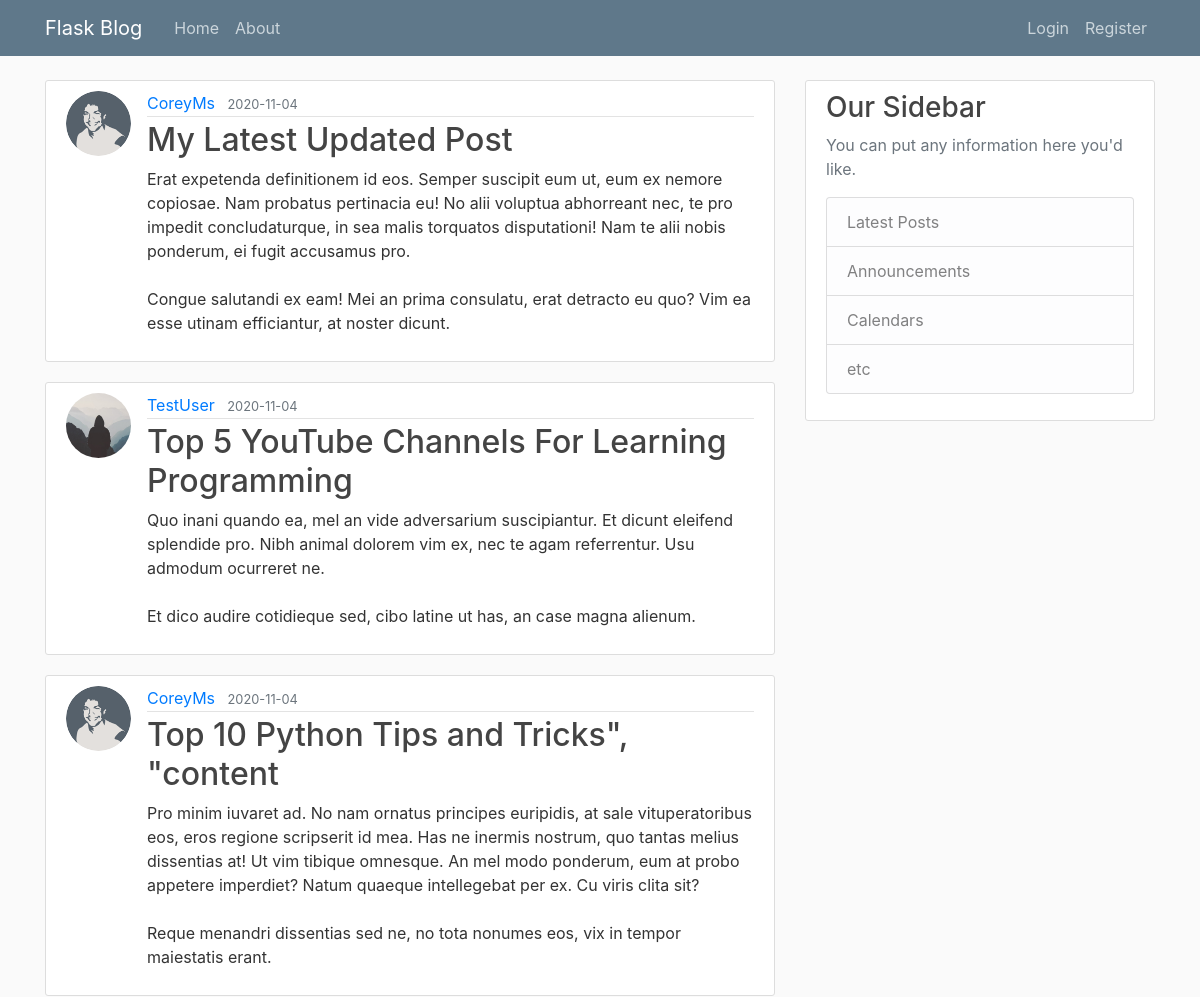
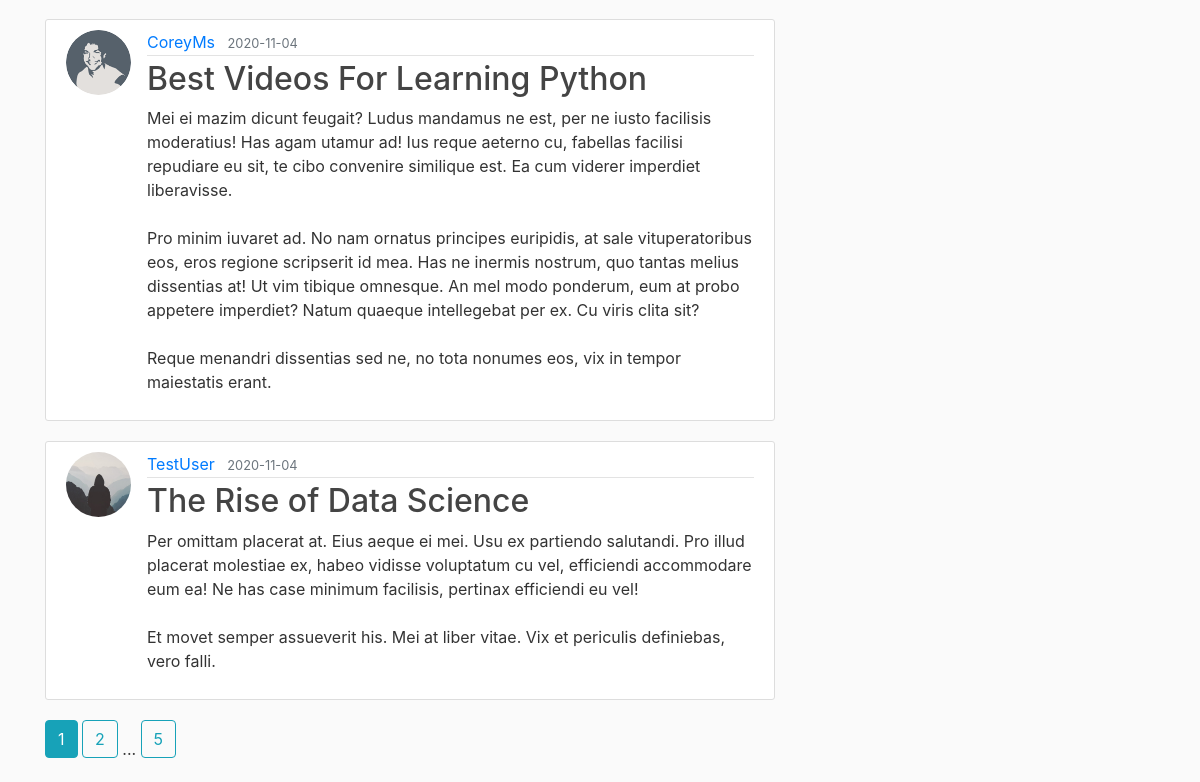
The page /home on the database its author committed (2 pictures, top to bottom).
### flaskblog/models.py (models this page shows, shortened)
class Post(db.Model):
    id = db.Column(db.Integer, primary_key=True)
    title = db.Column(db.String(100), nullable=False)
    date_posted = db.Column(db.DateTime, nullable=False, default=datetime.utcnow)
    content = db.Column(db.Text, nullable=False)
    user_id = db.Column(db.Integer, db.ForeignKey('user.id'), nullable=False)

class User(db.Model, UserMixin):
    id = db.Column(db.Integer, primary_key=True)
    username = db.Column(db.String(20), unique=True, nullable=False)
    email = db.Column(db.String(120), unique=True, nullable=False)
    image_file = db.Column(db.String(20), nullable=False, default='default.jpg')
    password = db.Column(db.String(60), nullable=False)
    posts = db.relationship('Post', backref='author', lazy=True)

### flaskblog/main/routes.py (the view)
@main.route("/")
@main.route("/home")
def home():
    page = request.args.get('page', 1, type=int)
    posts = Post.query.order_by(Post.date_posted.desc()).paginate(page=page, per_page=5)
    return render_template('home.html', posts=posts)

### flaskblog/templates/home.html
{% extends "layout.html" %}
{% block content %}
    {% for post in posts.items %}
        <article class="media content-section">
          <img class="rounded-circle article-img" src="{{ url_for('static', filename='profile_pics/' + post.author.image_file) }}">
          <div class="media-body">
            <div class="article-metadata">
              <a class="mr-2" href="{{ url_for('users.user_posts', username=post.author.username) }}">{{ post.author.username }}</a>
              <small class="text-muted">{{ post.date_posted.strftime('%Y-%m-%d') }}</small>
            </div>
            <h2><a class="article-title" href="{{ url_for('posts.post', post_id=post.id) }}">{{ post.title }}</a></h2>
            <p class="article-content">{{ post.content }}</p>
          </div>
        </article>
    {% endfor %}
    {% for page_num in posts.iter_pages(left_edge=1, right_edge=1, left_current=1, right_current=2) %}
      {% if page_num %}
        {% if posts.page == page_num %}
          <a class="btn btn-info mb-4" href="{{ url_for('main.home', page=page_num) }}">{{ page_num }}</a>
        {% else %}
          <a class="btn btn-outline-info mb-4" href="{{ url_for('main.home', page=page_num) }}">{{ page_num }}</a>
        {% endif %}
      {% else %}
        ...
      {% endif %}
    {% endfor %}
{% endblock content %}

### flaskblog/templates/layout.html (shortened to what this page needs)
<!DOCTYPE html>
<html>
<head>
    <link rel="stylesheet" href="https://maxcdn.bootstrapcdn.com/bootstrap/4.0.0/css/bootstrap.min.css">
    <link rel="stylesheet" type="text/css" href="{{ url_for('static', filename='main.css') }}">
</head>
<body>
    <header class="site-header">
      <nav class="navbar navbar-expand-md navbar-dark bg-steel fixed-top">
        <div class="container">
          <a class="navbar-brand mr-4" href="/">Flask Blog</a>
          <div class="collapse navbar-collapse" id="navbarToggle">
            <div class="navbar-nav mr-auto">
              <a class="nav-item nav-link" href="{{ url_for('main.home') }}">Home</a>
              <a class="nav-item nav-link" href="{{ url_for('main.about') }}">About</a>
            </div>
            <div class="navbar-nav">
              {% if current_user.is_authenticated %}
                <a class="nav-item nav-link" href="{{ url_for('posts.new_post') }}">New Post</a>
                <a class="nav-item nav-link" href="{{ url_for('users.account') }}">Account</a>
                <a class="nav-item nav-link" href="{{ url_for('users.logout') }}">Logout</a>
              {% else %}
                <a class="nav-item nav-link" href="{{ url_for('users.login') }}">Login</a>
                <a class="nav-item nav-link" href="{{ url_for('users.register') }}">Register</a>
              {% endif %}
            </div>
          </div>
        </div>
      </nav>
    </header>
    <main role="main" class="container">
      <div class="row">
        <div class="col-md-8">
          {% block content %}{% endblock %}
        </div>
        <div class="col-md-4">
          <div class="content-section">
            <h3>Our Sidebar</h3>
            <p class='text-muted'>You can put any information here you'd like.
              <ul class="list-group">
                <li class="list-group-item list-group-item-light">Latest Posts</li>
                <li class="list-group-item list-group-item-light">Announcements</li>
                <li class="list-group-item list-group-item-light">Calendars</li>
                <li class="list-group-item list-group-item-light">etc</li>
              </ul>
            </p>
          </div>
        </div>
      </div>
    </main>
</body>
</html>

### flaskblog/static/main.css (style rules this page uses)
body { background: #fafafa; color: #333333; margin-top: 5rem; }
h1, h2, h3, h4, h5, h6 { color: #444444; }
.bg-steel { background-color: #5f788a; }
.site-header .navbar-nav .nav-link { color: #cbd5db; }
.content-section { background: #ffffff; padding: 10px 20px; border: 1px solid #dddddd; border-radius: 3px; margin-bottom: 20px; }
.article-title { color: #444444; }
.article-content { white-space: pre-line; }
.article-img { height: 65px; width: 65px; margin-right: 16px; }
.article-metadata { padding-bottom: 1px; margin-bottom: 4px; border-bottom: 1px solid #e3e3e3 }

### rows shown on the page
Post: image_file (picture), author.username "CoreyMs", date_posted "2020-11-04", title "My Latest Updated Post", content "Erat expetenda definitionem id eos. Semper suscipit eum ut, eum ex nemore copiosae. Nam probatus pertinacia eu! No alii voluptua abhorreant nec, te pro impedit concludaturque, in sea malis torquatos disputationi! Nam te alii nobis ponderum, ei fugit accusamus pro. Congue salutandi ex eam! Mei an prima consulatu, erat detracto eu quo? Vim ea esse utinam efficiantur, at noster dicunt."
Post: image_file (placeholder picture), author.username "TestUser", date_posted "2020-11-04", title "Top 5 YouTube Channels For Learning Programming", content "Quo inani quando ea, mel an vide adversarium suscipiantur. Et dicunt eleifend splendide pro. Nibh animal dolorem vim ex, nec te agam referrentur. Usu admodum ocurreret ne. Et dico audire cotidieque sed, cibo latine ut has, an case magna alienum."
Post: image_file (picture), author.username "CoreyMs", date_posted "2020-11-04", title "Top 10 Python Tips and Tricks\", \"content", content "Pro minim iuvaret ad. No nam ornatus principes euripidis, at sale vituperatoribus eos, eros regione scripserit id mea. Has ne inermis nostrum, quo tantas melius dissentias at! Ut vim tibique omnesque. An mel modo ponderum, eum at probo appetere imperdiet? Natum quaeque intellegebat per ex. Cu viris clita sit? Reque menandri dissentias sed ne, no tota nonumes eos, vix in tempor maiestatis erant."
Post: image_file (picture), author.username "CoreyMs", date_posted "2020-11-04", title "Best Videos For Learning Python", content "Mei ei mazim dicunt feugait? Ludus mandamus ne est, per ne iusto facilisis moderatius! Has agam utamur ad! Ius reque aeterno cu, fabellas facilisi repudiare eu sit, te cibo convenire similique est. Ea cum viderer imperdiet liberavisse. Pro minim iuvaret ad. No nam ornatus principes euripidis, at sale vituperatoribus eos, eros regione scripserit id mea. Has ne inermis nostrum, quo tantas melius dissentias at! Ut vim tibique omnesque. An mel modo ponderum, eum at probo appetere imperdiet? Natum quaeque intellegebat per ex. Cu viris clita sit? Reque menandri dissentias sed ne, no tota nonumes eos, vix in tempor maiestatis erant."
Post: image_file (placeholder picture), author.username "TestUser", date_posted "2020-11-04", title "The Rise of Data Science", content "Per omittam placerat at. Eius aeque ei mei. Usu ex partiendo salutandi. Pro illud placerat molestiae ex, habeo vidisse voluptatum cu vel, efficiendi accommodare eum ea! Ne has case minimum facilisis, pertinax efficiendi eu vel! Et movet semper assueverit his. Mei at liber vitae. Vix et periculis definiebas, vero falli."

### other values the page prints
{{ page_num }} "1"
{{ page_num }} "2" "5"
